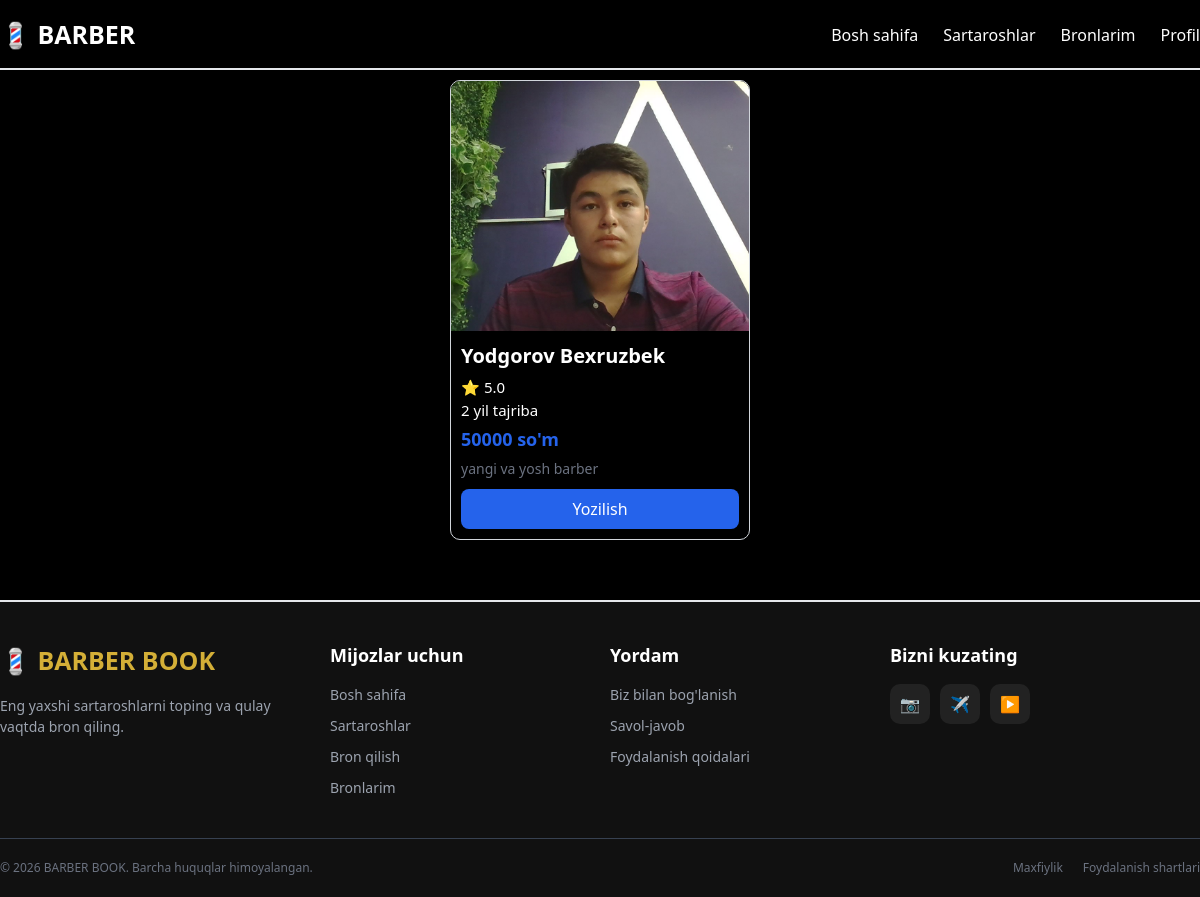
The app's page /barberlar/ with its own data.
### base/models.py (models this page shows, shortened)
class Product(models.Model):
    kategoriya = models.ForeignKey(Category, on_delete=models.CASCADE)
    rasm = models.ImageField(upload_to="barberlar/")
    ism_familiya = models.CharField(max_length=200, blank=True, null=True)
    tajriba = models.PositiveIntegerField()
    reyting = models.FloatField(default=5.0)
    narx = models.PositiveIntegerField()
    tavsif = models.TextField(blank=True)

### base/views.py (the view)
# urls.py: path("barberlar/", barberlar, name="barberlar"),
def barberlar(request):
    products = Product.objects.all()
    return render(request, "barberlar.html", {
        "products": products
    })

### base/templates/barberlar.html
{% extends 'base.html' %}
{% block content %}
<body class="bg-black text-white">
    <div class="flex flex-wrap justify-center gap-[10px]">
        {% for product in products %}
        <div class="w-[300px] border border-gray-300 rounded-[10px] m-[10px] overflow-hidden">
            <img class="w-[300px] h-[250px] object-cover"
                 src="{{ product.rasm.url }}"
                 alt="{{ product.ism_familiya }}">
            <div class="p-[10px]">
                <h2 class="text-[20px] font-bold">
                    {{ product.ism_familiya }}
                </h2>
                <p class="text-[15px] mt-[5px]">
                    ⭐ {{ product.reyting }}
                </p>
                <p class="text-[15px]">
                    {{ product.tajriba }} yil tajriba
                </p>
                <p class="text-[18px] text-blue-600 font-bold mt-[5px]">
                    {{ product.narx }} so'm
                </p>
                <p class="text-[14px] text-gray-500 mt-[5px]">
                    {{ product.tavsif }}
                </p>
                <a href="{% url 'bron' product.id %}">
                    <button type="button"
                            class="w-full h-[40px] bg-blue-600 text-white rounded-[8px] mt-[10px]">
                        Yozilish
                    </button>
                </a>
            </div>
        </div>
        {% empty %}
        <p class="text-gray-500">
            Hozircha sartaroshlar mavjud emas.
        </p>
        {% endfor %}
    </div>
</body>
{% endblock %}

### records on screen
Product: rasm (picture), ism_familiya "Yodgorov Bexruzbek", reyting "5.0", tajriba "2", narx "50000", tavsif "yangi va yosh barber"
